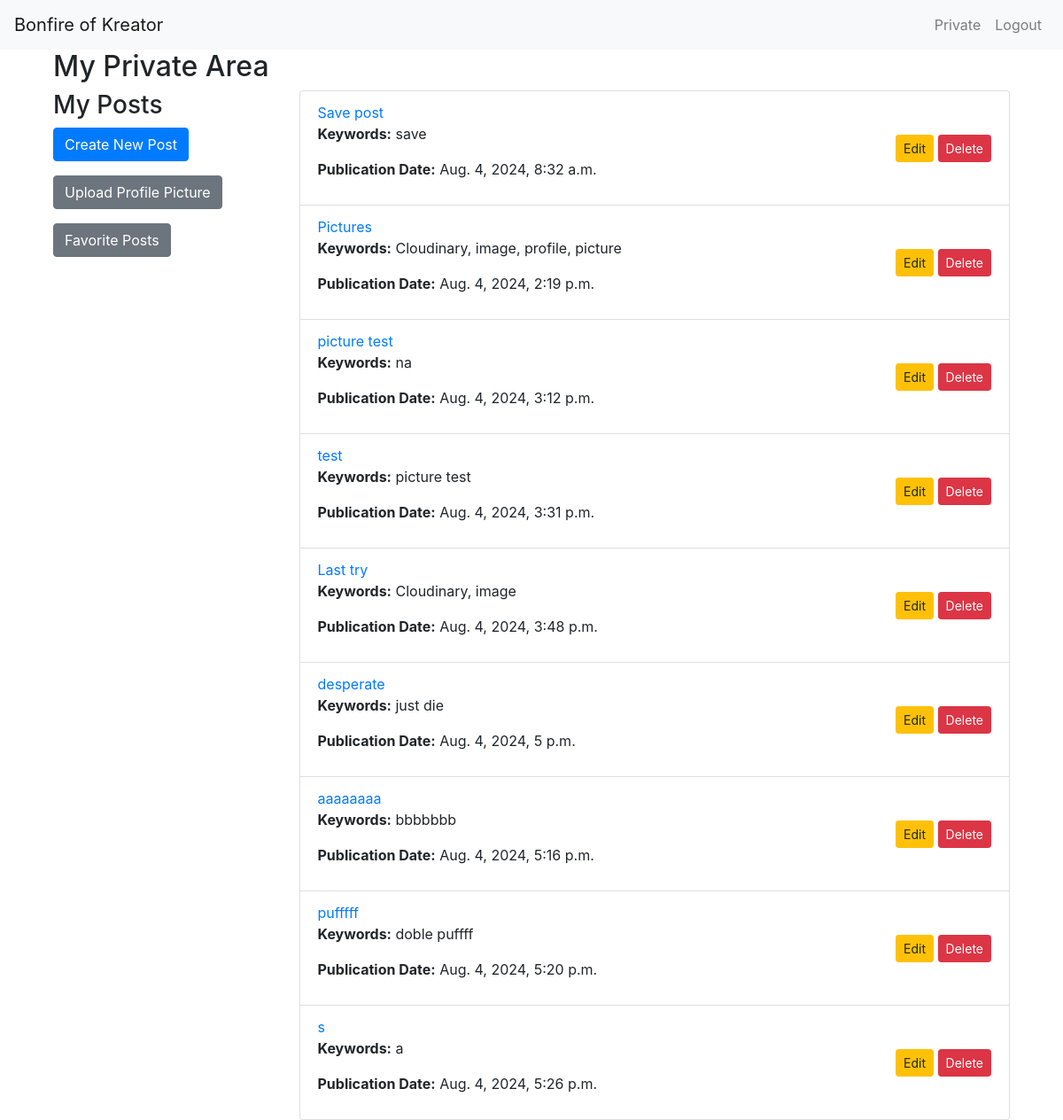
The app's page /private/ (signed in), older data.
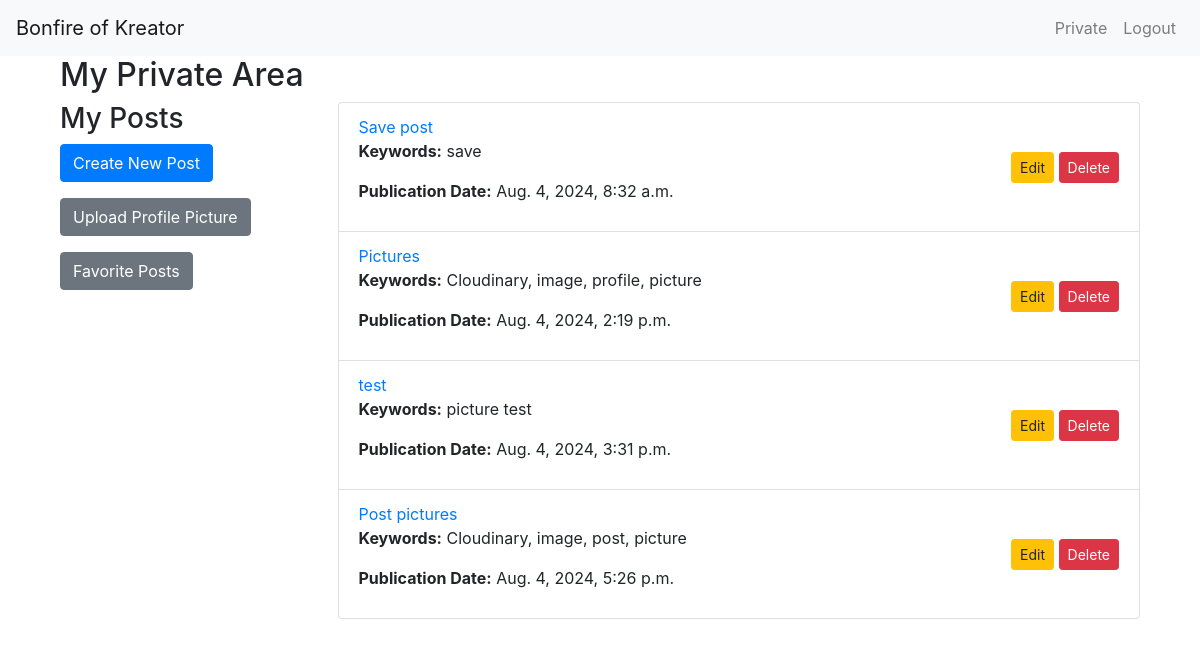
The same page, newer data.
### blog/models.py (models this page shows, shortened)
class CustomUser(AbstractBaseUser, PermissionsMixin):
    email = models.EmailField(unique=True)
    nickname = models.CharField(max_length=30)
    profile_picture = CloudinaryField('image', blank=True, null=True)
    is_active = models.BooleanField(default=True)
    is_staff = models.BooleanField(default=False)
    objects = CustomUserManager()
    USERNAME_FIELD = 'email'
    REQUIRED_FIELDS = ['nickname']

class Post(models.Model):
    author = models.ForeignKey(CustomUser, on_delete=models.CASCADE, related_name='posts')
    title = models.CharField(max_length=255)
    keywords = models.CharField(max_length=255, default='')
    content = models.TextField()
    created_at = models.DateTimeField(auto_now_add=True)
    updated_at = models.DateTimeField(auto_now=True)
    image = CloudinaryField('image', blank=True, null=True)

### blog/views.py (the view)
# urls.py: path('private/', views.private_area, name='private_area'),
@login_required
def private_area(request):
    posts = Post.objects.filter(author=request.user)
    return render(request, 'blog/private_area.html', {'posts': posts})

### blog/templates/blog/private_area.html (shortened to what this page needs)
{% extends "base.html" %}
{% block content %}
<div class="container">
    <h2>My Private Area</h2>
    <div class="row">
        <div class="col-md-3">
            <h3>My Posts</h3>
            <a href="{% url 'post_create' %}" class="btn btn-primary mb-3">Create New Post</a>
            <a href="{% url 'upload_profile_picture' %}" class="btn btn-secondary mb-3">Upload Profile Picture</a>
            <a href="{% url 'favorite_list' %}" class="btn btn-secondary mb-3">Favorite Posts</a>
        </div>
        <div class="col-md-9">
            <ul class="list-group">
                {% for post in posts %}
                    <li class="list-group-item d-flex justify-content-between align-items-center">
                        <div>
                            <a href="{% url 'post_detail' post.pk %}">{{ post.title }}</a>
                            <p><strong>Keywords:</strong> {{ post.keywords }}</p>
                            <p><strong>Publication Date:</strong> {{ post.created_at }}</p>
                        </div>
                        <div>
                            <a href="{% url 'post_edit' post.pk %}" class="btn btn-warning btn-sm">Edit</a>
                            <form action="{% url 'post_delete' post.pk %}" method="post" style="display:inline;">
                                <button type="submit" class="btn btn-danger btn-sm">Delete</button>
                            </form>
                        </div>
                    </li>
                {% endfor %}
            </ul>
        </div>
    </div>
</div>
{% endblock %}

### templates/base.html (shortened to what this page needs)
<!DOCTYPE html>
<html>
<head>
    <link rel="stylesheet" href="https://stackpath.bootstrapcdn.com/bootstrap/4.5.2/css/bootstrap.min.css">
</head>
<body>
    {% include 'partials/navbar.html' %}
    <div class="container">
        {% block content %}{% endblock %}
    </div>
</body>
</html>

### blog/templates/partials/navbar.html (shortened to what this page needs)
<nav class="navbar navbar-expand-lg navbar-light bg-light">
    <a class="navbar-brand" href="{% url 'post_list' %}">
        {% if user.is_authenticated %}
            Bonfire of {{ user.nickname }}
        {% else %}
            Bonfire
        {% endif %}
    </a>
    <div class="collapse navbar-collapse" id="navbarNav">
        <ul class="navbar-nav ml-auto">
            {% if user.is_authenticated %}
                <li class="nav-item">
                    <a class="nav-link" href="{% url 'private_area' %}">Private</a>
                </li>
                <li class="nav-item">
                    <form method="post" action="{% url 'logout' %}">
                        <button type="submit" class="btn btn-link nav-link" style="border: none; background: none;">Logout</button>
                    </form>
                </li>
            {% endif %}
        </ul>
    </div>
</nav>

Row changes from the older to the newer data that the page shows:
removed Post: title "picture test", keywords "na", created_at "Aug. 4, 2024, 3:12 p.m."
removed Post: title "Last try", keywords "Cloudinary, image", created_at "Aug. 4, 2024, 3:48 p.m."
removed Post: title "desperate", keywords "just die", created_at "Aug. 4, 2024, 5 p.m."
removed Post: title "aaaaaaaa", keywords "bbbbbbb", created_at "Aug. 4, 2024, 5:16 p.m."
removed Post: title "pufffff", keywords "doble puffff", created_at "Aug. 4, 2024, 5:20 p.m."
changed Post: title "s" → "Post pictures"; keywords "a" → "Cloudinary, image, post, picture"
